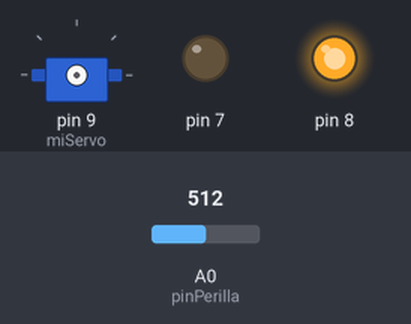
Bench run of a sketch on a simulated Arduino Uno, built with avr-gcc and run on an emulated ATmega328P. On the bench: servo, output pins drawn as LEDs (lit = HIGH). The test bench sets the inputs (shaded band); at power-on: A0 (pinPerilla) = 512.

Above: at 0.1 s.
1.8 s: A0 (pinPerilla) set to 716
At 2.61 s:
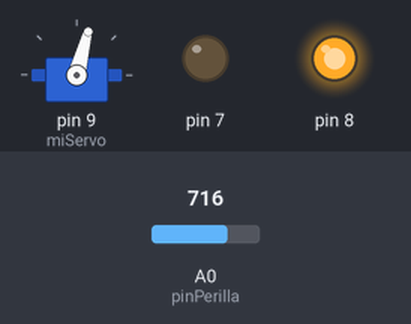
4.8 s: A0 (pinPerilla) set to 511
7.8 s: A0 (pinPerilla) set to 122
At 8.69 s:
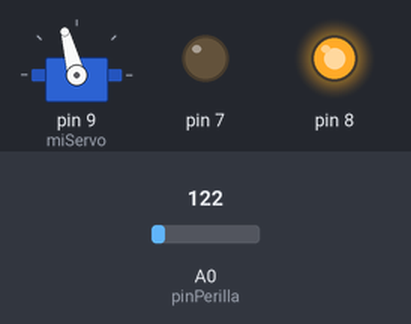
10.8 s: A0 (pinPerilla) set to 100
Timing chart, 0 to 14.8 s (numbered marks = the images above; inputs shaded):
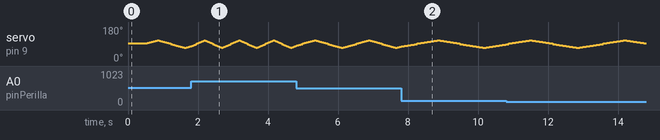

The sketch:

codigo_sismo.ino
```cpp
#include <Servo.h>

Servo miServo;
const int pinPerilla = A0;
int angulo = 90;
int direccion = 1;

void setup() {
  pinMode(8, OUTPUT);
  pinMode(7, OUTPUT);
  digitalWrite(8, HIGH);
  digitalWrite(7, LOW);
  delay(500);

  miServo.attach(9);
  miServo.write(90);
}

void loop() {
  int lectura = analogRead(pinPerilla);

  if (lectura > 50) {
    int velocidad = map(lectura, 50, 1023, 100, 5);

    // Avanza en pasos más cortos de 3 en 3 grados para no forzar los engranajes
    angulo += (3 * direccion);

    // RANGOS REDUCIDOS DE EMERGENCIA (Zona central limpia)
    if (angulo >= 110) { direccion = -1; }
    if (angulo <= 70)  { direccion = 1;  }

    miServo.write(angulo);
    delay(velocidad);
  } else {
    miServo.write(90);
  }
}
```
